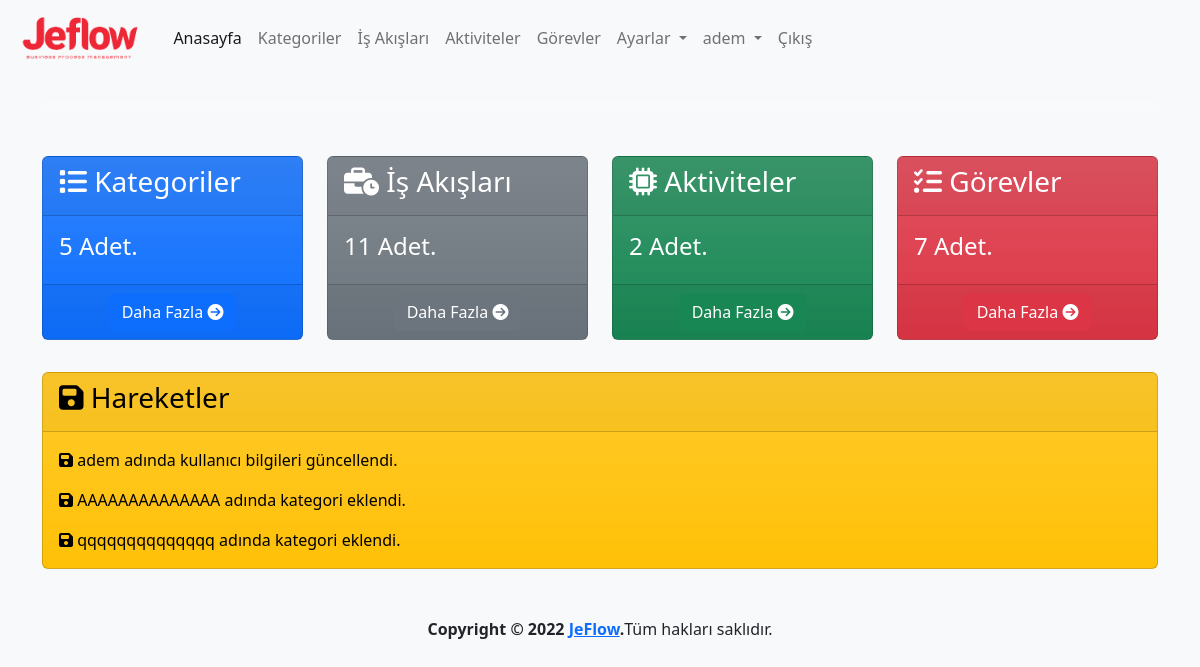
Before: / (signed in) with the older database file.
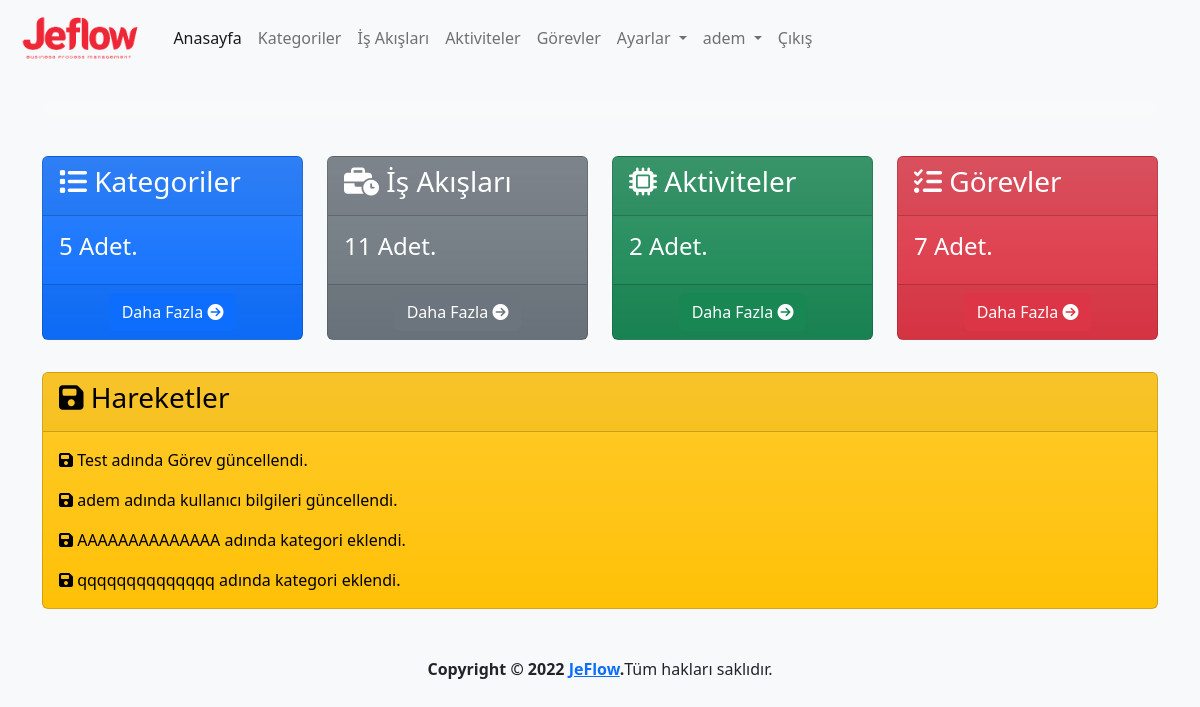
After: the same page with the newer database file.
### log/models.py (models this page shows, shortened)
class Log(models.Model):
    logger_name = models.CharField(max_length=100,verbose_name='Loglayıcı Adı')
    level = models.PositiveSmallIntegerField(choices=LOG_LEVELS, default=logging.ERROR, db_index=True,verbose_name='Seviye')
    msg = models.TextField(verbose_name='Mesaj')
    trace = models.TextField(blank=True, null=True,verbose_name='Yığın')
    create_datetime = models.DateTimeField(auto_now_add=True, verbose_name='Oluşturulma Zamanı')
    user=models.ForeignKey(User,on_delete=models.CASCADE,verbose_name='Kullanıcı', blank=True, null=True)
    class Meta:
        ordering = ('-create_datetime',)
        verbose_name = 'Log'
        verbose_name_plural ='Loglar'

### app/views.py (the view)
# urls.py: path('', views.index, name='index'),
@login_required(login_url='/user/login/')
def index(request):
    category_count=Category.objects.count()
    process_count=Process.objects.count()
    activity_count=Activity.objects.count()
    task_count=Task.objects.count()
    user_activities=Log.objects.all().filter(user=request.user)[:10]
    context={
        'category_count':category_count,
        'process_count':process_count,
        'activity_count':activity_count,
        'task_count':task_count,
        'user_activities':user_activities
    }
    return render(request, 'app/index.html',context)

### templates/app/index.html
{% extends 'layout.html' %}
{% load humanize %}
{% block content %}
<div class="row mt-3">
    <div class="col-md-3 mb-3">
        <div id="collapseExample" class="card text-bg-primary bg-gradient" style="max-width: 18rem;">
            <div class="card-header">
                <h3 class="card-title">
                    <i class="fa-solid fa-list"></i>
                    Kategoriler
                </h3>
            </div>
            <div class="card-body">
                <h4 class="card-title">{{ category_count }} Adet.</h5>
            </div>
            <div class="card-footer text-center">
                <a class="btn btn-primary" href="{% url 'category' %}">
                    Daha Fazla
                    <i class="fa-solid fa-circle-arrow-right"></i>
                </a>
            </div>
        </div>
    </div>
    <div class="col-md-3 mb-3">
        <div class="card text-bg-secondary bg-gradient" style="max-width: 18rem;">
            <div class="card-header">
                <h3 class="card-title">
                    <i class="fa-solid fa-business-time"></i>
                    İş Akışları
                </h3>
            </div>
            <div class="card-body">
                <h4 class="card-title">{{ process_count }} Adet.</h5>
            </div>
            <div class="card-footer text-center">
                <a class="btn btn-secondary" href="{% url 'process' %}">
                    Daha Fazla
                    <i class="fa-solid fa-circle-arrow-right"></i>
                </a>
            </div>
        </div>
    </div>
    <div class="col-md-3 mb-3">
        <div class="card text-bg-success bg-gradient" style="max-width: 18rem;">
            <div class="card-header">
                <h3 class="card-title">
                    <i class="fa-solid fa-microchip"></i>
                    Aktiviteler
                </h3>
            </div>
            <div class="card-body">
                <h4 class="card-title">{{ activity_count }} Adet.</h5>
            </div>
            <div class="card-footer text-center">
                <a class="btn btn-success" href="{% url 'activity' %}">
                    Daha Fazla
                    <i class="fa-solid fa-circle-arrow-right"></i>
                </a>
            </div>
        </div>
    </div>
    <div class="col-md-3 mb-3">
        <div class="card text-bg-danger bg-gradient" style="max-width: 18rem;">
            <div class="card-header">
                <h3 class="card-title">
                    <i class="fa-solid fa-list-check"></i>
                    Görevler
                </h3>
            </div>
            <div class="card-body">
                <h4 class="card-title">{{ task_count }} Adet.</h5>
            </div>
            <div class="card-footer text-center">
                <a class="btn btn-danger" href="{% url 'task' %}">
                    Daha Fazla
                    <i class="fa-solid fa-circle-arrow-right"></i>
                </a>
            </div>
        </div>
    </div>
</div>
<div class="row mt-3">
    <div class="col-md-12">
        <div class="card text-bg-warning bg-gradient">
            <div class="card-header">
                <h3 class="card-title">
                    <i class="fa-solid fa-floppy-disk"></i>
                    Hareketler
                </h3>
            </div>
            <div class="card-body">
                {% for user_activity in user_activities %}
                <p class="card-text"><i class="fa-solid fa-floppy-disk"></i> {{ user_activity.msg }}</p>
                {% endfor %}
            </div>
        </div>
    </div>
</div>
{% endblock %}

### templates/layout.html (shortened to what this page needs)
{% load static %}
<!doctype html>
<html lang="tr">
<head>
  <link href="https://cdn.jsdelivr.net/npm/bootstrap@5.2.2/dist/css/bootstrap.min.css" rel="stylesheet"
>
  <link rel="stylesheet" href="{% static 'css/jeflow.css' %}">
  <link href="https://cdn.jsdelivr.net/npm/select2@4.1.0-rc.0/dist/css/select2.min.css" rel="stylesheet" />
  <link rel="stylesheet" type="text/css" href="https://cdn.datatables.net/1.12.1/css/dataTables.bootstrap5.min.css">
  <link rel="stylesheet" type="text/css"
    href="https://cdn.datatables.net/responsive/2.3.0/css/responsive.dataTables.min.css">
  <link rel="stylesheet" type="text/css" href="https://cdn.datatables.net/buttons/2.2.3/css/buttons.bootstrap5.min.css">
</head>
<body class="bg-light">
  <header>
    <nav class="navbar navbar-expand-lg navbar-light">
      <div class="container-fluid">
        <a class="navbar-brand" href="{% url 'index' %}">
          <img class="logo" src="{% static 'img/logo-text.png' %}" alt="JeFlow">
        </a>
        <div class="collapse navbar-collapse" id="navbarNavDropdown">
          <ul class="navbar-nav">
            <li class="nav-item">
              <a class="nav-link active" aria-current="page" href="{% url 'index' %}">Anasayfa</a>
            </li>
            {% if user.is_authenticated %}
            <li class="nav-item">
              <a class="nav-link" href="{% url 'category' %}">Kategoriler</a>
            </li>
            <li class="nav-item">
              <a class="nav-link" href="{% url 'process' %}">İş Akışları</a>
            </li>
            <li class="nav-item">
              <a class="nav-link" href="{% url 'activity' %}">Aktiviteler</a>
            </li>
            <li class="nav-item">
              <a class="nav-link" href="{% url 'task' %}">Görevler</a>
            </li>
            <li class="nav-item dropdown">
              <a class="nav-link dropdown-toggle" href="{% url 'settings' %}" role="button" data-bs-toggle="dropdown"
                aria-expanded="false">
                Ayarlar
              </a>
            </li>
            <li class="nav-item dropdown">
              <a class="nav-link dropdown-toggle" href="{% url 'profile' %}" role="button" data-bs-toggle="dropdown"
                aria-expanded="false">
                {{ user }}
              </a>
            </li>
            <li class="nav-item">
              <a class="nav-link" href="javascript:{document.getElementById('logout').submit()}">Çıkış</a>
            </li>
            {% else %}
            <li class="nav-item">
              <a class="nav-link" href="{% url 'register' %}">Kayıt Ol</a>
            </li>
            {% endif %}
          </ul>
        </div>
      </div>
    </nav>
  </header>
  <main>
    <div class="container mt-4">
      <div class="row mb-3">
        <div class="col-md-12">
          <div class="card border-0 text-center text-bg-light bg-gradient">
            <div class="card-body">
            </div>
          </div>
        </div>
      </div>
      {% block content %}
      {% endblock %}
    </div>
  </main>
  <footer class="mt-5">
    <div class="d-flex justify-content-center">
      <strong>Copyright &copy; 2022 <a href="http://jeflow.herokuapp.com">JeFlow</a>.</strong>
      Tüm hakları saklıdır.
    </div>
  </footer>
</body>
</html>

### static/css/jeflow.css (style rules this page uses)
img.logo { height: 50px; }

Changed rows visible on the page:
added Log: msg "Test adında Görev güncellendi."
